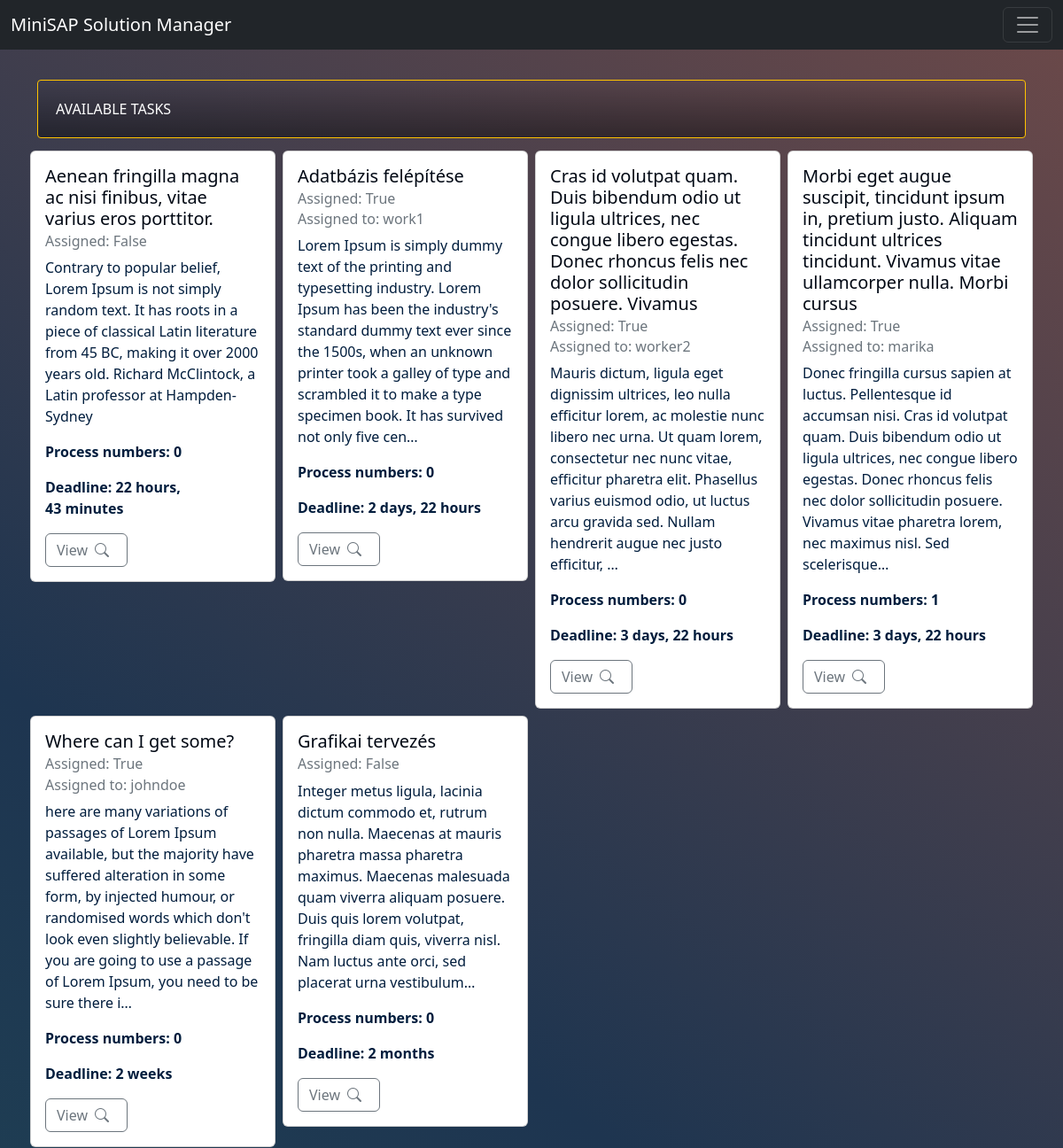
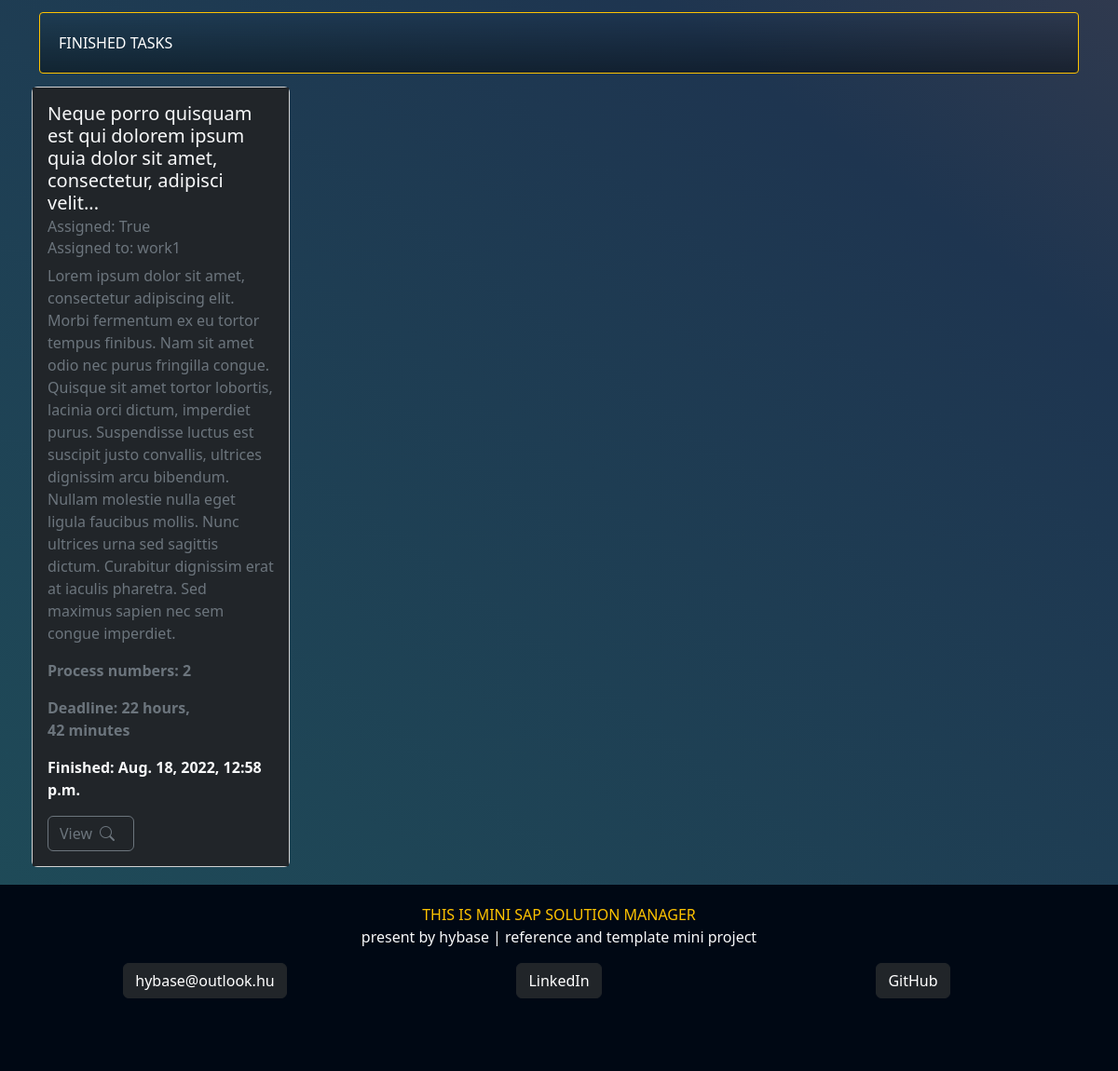
The app's page / (signed in) with its own data (2 pictures, top to bottom).
### tasks/models.py (models this page shows, shortened)
class Task(models.Model):
    created_at = models.DateTimeField(auto_now_add=True, auto_created=True)
    is_assigned = models.BooleanField(default=False)
    assigned_user = models.ForeignKey(User, null=True, blank=True, on_delete=models.SET_NULL)
    task_name = models.CharField(max_length=200)
    task_description = models.TextField()
    deadline = models.DateTimeField()
    is_finished = models.BooleanField(default=False)
    finished_date = models.DateTimeField(null=True,blank=True)
    is_seen = models.BooleanField(default=False)

### tasks/views.py (the view)
# urls.py: path('', all_task_views,name="home"),
@login_required(login_url="login")
def all_task_views(request):
    tasks = Task.objects.filter(is_finished=False).order_by('deadline')
    finished_task = None
    if request.user.groups.filter(name="boss").exists():
        finished_task = Task.objects.filter(is_finished=True).order_by('deadline')
    context = {
        'data': tasks,
        'finished_data':finished_task
    }
    template = "tasks/all_task_views.html"
    return render(request, template, context)

### mySap/context_process.py (called while the page is built)
def processors(request):
    if request.user.is_authenticated:
        is_boss = request.user.groups.filter(name="boss").exists()
        not_seen_task = Task.objects.filter(assigned_user=request.user, is_seen=False)
        return {
            'is_boss_process': is_boss,
            'not_seen_task': not_seen_task
        }
    else:
        return {}

### tasks/templates/tasks/all_task_views.html (shortened to what this page needs)
{% extends 'base/base.html' %}
{% block content %}
<div class="container ">
    <div class="infoBar">Available Tasks</div>
    <div class="row row-cols-1 row-cols-sm-1 row-cols-md-2 row-cols-lg-4">
    {% for task in data %}
        <div class="col p-1">
            <div class="card">
                  <div class="card-body {% if task.assigned_user == request.user %} assignedTask {% endif %}">
                    <h5 class="card-title textPrimary">{{task.task_name}}</h5>
                    <h6 class="card-subtitle mb-2 text-muted">Assigned: {{task.is_assigned}}</h6>
                      {% if task.is_assigned %}
                            <h6 class="card-subtitle mb-2 text-muted">Assigned to: {{task.assigned_user.username}}</h6>
                      {% endif %}
                    <p class="card-text textPrimaryDark">{{task.task_description|truncatechars:280}}</p>
                    <p class="card-text textPrimaryDark"><strong>Process numbers: {{task.all_task_details.all.count}}</strong></p>
                    <p class="card-text textPrimaryDark"><strong>Deadline: {{task.deadline | timeuntil}}</strong></p>
                    <a href="{% url 'tasks:task_view' task.pk %}" type="button" class="btn btn-outline-secondary">View<i class="bi bi-search p-2"></i></a>
                  </div>
            </div>
        </div>
    {% endfor %}
    </div>
    {% if is_boss_process %}
    <div class="infoBar">Finished Tasks</div>
    <div class="row row-cols-1 row-cols-sm-1 row-cols-md-2 row-cols-lg-4">
        {% for task in finished_data %}
            <div class="col p-1">
                <div class="card text-secondary">
                      <div class="card-body bg-dark text-secondary {% if task.assigned_user == request.user %} assignedTask {% endif %}">
                        <h5 class="card-title text-light">{{task.task_name}}</h5>
                        <h6 class="card-subtitle mb-2 ">Assigned: {{task.is_assigned}}</h6>
                          {% if task.is_assigned %}
                                <h6 class="card-subtitle mb-2 ">Assigned to: {{task.assigned_user.username}}</h6>
                          {% endif %}
                        <p class="card-text ">{{task.task_description}}</p>
                        <p class="card-text "><strong>Process numbers: {{task.all_task_details.all.count}}</strong></p>
                        <p class="card-text "><strong>Deadline: {{task.deadline | timeuntil}}</strong></p>
                        <p class="card-text text-light "><strong>Finished: {{task.finished_date }}</strong></p>
                        <a href="{% url 'tasks:task_view' task.pk %}" type="button" class="btn btn-outline-secondary">View<i class="bi bi-search p-2"></i></a>
                      </div>
                </div>
            </div>
        {% endfor %}
    </div>
    {% endif %}
</div>
{% endblock content%}

### static/main.css (style rules this page uses)
:root { --color-primary:#000814; --color-primary-dark:#001d3d; --color-secondary:#ffc300; --color-secondary-dark:#ffd60a; }
body { background: rgb(108,73,73); background: linear-gradient(217deg, rgba(108,73,73,1) 0%, rgba(30,53,80,1) 50%, rgba(28,75,87,0.9864320728291317) 100%); height:100vh; background-attachment:fixed; background-repeat:no-repeat; }
.textPrimary { color:var(--color-primary); }
.textPrimaryDark { color:var(--color-primary-dark); }
.infoBar { width:100%; padding: 20px; text-align:left; border: 1px solid var(--color-secondary); border-radius:4px; text-transform:uppercase; background: rgb(255,255,255); background: linear-gradient(180deg, rgba(255,255,255,0) 0%, rgba(0,0,0,0.3981967787114846) 100%); margin-bottom:10px; margin-top:10px; }

### records on screen
Task: task_name "Aenean fringilla magna ac nisi finibus, vitae varius eros porttitor.", is_assigned "False", task_description "Contrary to popular belief, Lorem Ipsum is not simply random text. It has roots in a piece of classical Latin literature from 45 BC, making it over 2000 years old. Richard McClintock, a Latin professor at Hampden-Sydney", all_task_details.all.count "0", deadline "22 hours, 43 minutes"
Task: task_name "Adatbázis felépítése", is_assigned "True", assigned_user.username "work1", task_description "Lorem Ipsum is simply dummy text of the printing and typesetting industry. Lorem Ipsum has been the industry's standard dummy text ever since the 1500s, when an unknown printer took a galley of type and scrambled it to make a type specimen book. It has survived not only five cen…", all_task_details.all.count "0", deadline "2 days, 22 hours"
Task: task_name "Cras id volutpat quam. Duis bibendum odio ut ligula ultrices, nec congue libero egestas. Donec rhoncus felis nec dolor sollicitudin posuere. Vivamus", is_assigned "True", assigned_user.username "worker2", task_description "Mauris dictum, ligula eget dignissim ultrices, leo nulla efficitur lorem, ac molestie nunc libero nec urna. Ut quam lorem, consectetur nec nunc vitae, efficitur pharetra elit. Phasellus varius euismod odio, ut luctus arcu gravida sed. Nullam hendrerit augue nec justo efficitur, …", all_task_details.all.count "0", deadline "3 days, 22 hours"
Task: task_name "Morbi eget augue suscipit, tincidunt ipsum in, pretium justo. Aliquam tincidunt ultrices tincidunt. Vivamus vitae ullamcorper nulla. Morbi cursus", is_assigned "True", assigned_user.username "marika", task_description "Donec fringilla cursus sapien at luctus. Pellentesque id accumsan nisi. Cras id volutpat quam. Duis bibendum odio ut ligula ultrices, nec congue libero egestas. Donec rhoncus felis nec dolor sollicitudin posuere. Vivamus vitae pharetra lorem, nec maximus nisl. Sed scelerisque…", all_task_details.all.count "1", deadline "3 days, 22 hours"
Task: task_name "Where can I get some?", is_assigned "True", assigned_user.username "johndoe", task_description "here are many variations of passages of Lorem Ipsum available, but the majority have suffered alteration in some form, by injected humour, or randomised words which don't look even slightly believable. If you are going to use a passage of Lorem Ipsum, you need to be sure there i…", all_task_details.all.count "0", deadline "2 weeks"
Task: task_name "Grafikai tervezés", is_assigned "False", task_description "Integer metus ligula, lacinia dictum commodo et, rutrum non nulla. Maecenas at mauris pharetra massa pharetra maximus. Maecenas malesuada quam viverra aliquam posuere. Duis quis lorem volutpat, fringilla diam quis, viverra nisl. Nam luctus ante orci, sed placerat urna vestibulum…", all_task_details.all.count "0", deadline "2 months"
Task: task_name "Neque porro quisquam est qui dolorem ipsum quia dolor sit amet, consectetur, adipisci velit...", is_assigned "True", assigned_user.username "work1", task_description "Lorem ipsum dolor sit amet, consectetur adipiscing elit. Morbi fermentum ex eu tortor tempus finibus. Nam sit amet odio nec purus fringilla congue. Quisque sit amet tortor lobortis, lacinia orci dictum, imperdiet purus. Suspendisse luctus est suscipit justo convallis, ultrices dignissim arcu bibendum. Nullam molestie nulla eget ligula faucibus mollis. Nunc ultrices urna sed sagittis dictum. Curabitur dignissim erat at iaculis pharetra. Sed maximus sapien nec sem congue imperdiet.", all_task_details.all.count "2", deadline "22 hours, 42 minutes", finished_date "Aug. 18, 2022, 12:58 p.m."
